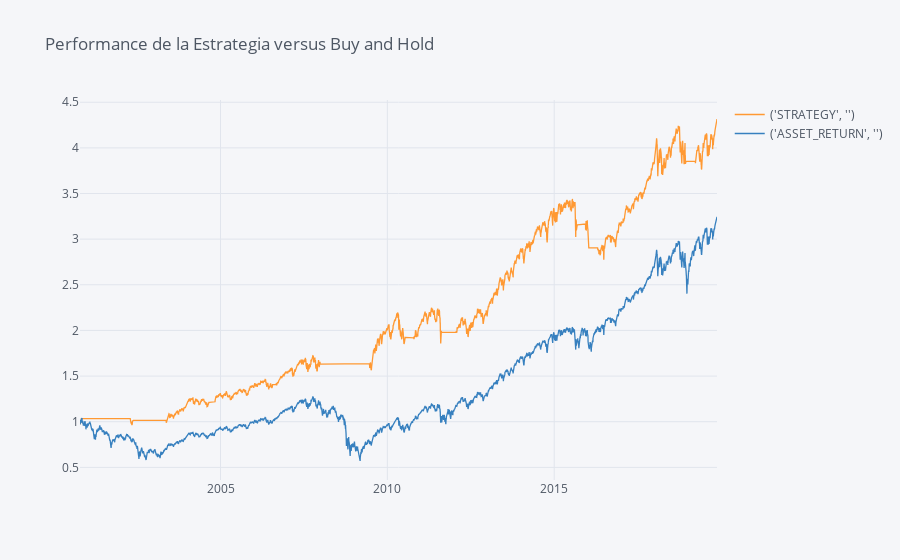

The notebook cell this image was saved under:
### Code cell
df[['STRATEGY', 'ASSET_RETURN']].cumsum().apply(np.exp).iplot(title='Performance de la Estrategia versus Buy and Hold')

### Figure 1 — Plotly figure (JSON) as saved in the notebook; plotly's stock layout.template omitted (floating-point values rounded to 4 significant figures; data arrays with more than 128 entries replaced by an {"elided": "..."} marker saying what was removed)
{"data": [{"line": {"color": "rgba(255, 153, 51, 1.0)", "dash": "solid", "shape": "linear", "width": 1.3}, "mode": "lines", "name": "('STRATEGY', '')", "text": "", "type": "scatter", "x": {"elided": "4803 str values"}, "y": {"elided": "4803 float values"}}, {"line": {"color": "rgba(55, 128, 191, 1.0)", "dash": "solid", "shape": "linear", "width": 1.3}, "mode": "lines", "name": "('ASSET_RETURN', '')", "text": "", "type": "scatter", "x": {"elided": "4803 str values"}, "y": {"elided": "4803 float values"}}], "layout": {"legend": {"bgcolor": "#F5F6F9", "font": {"color": "#4D5663"}}, "paper_bgcolor": "#F5F6F9", "plot_bgcolor": "#F5F6F9", "title": {"font": {"color": "#4D5663"}, "text": "Performance de la Estrategia versus Buy and Hold"}, "xaxis": {"gridcolor": "#E1E5ED", "showgrid": true, "tickfont": {"color": "#4D5663"}, "title": {"font": {"color": "#4D5663"}, "text": ""}, "zerolinecolor": "#E1E5ED"}, "yaxis": {"gridcolor": "#E1E5ED", "showgrid": true, "tickfont": {"color": "#4D5663"}, "title": {"font": {"color": "#4D5663"}, "text": ""}, "zerolinecolor": "#E1E5ED"}}}
